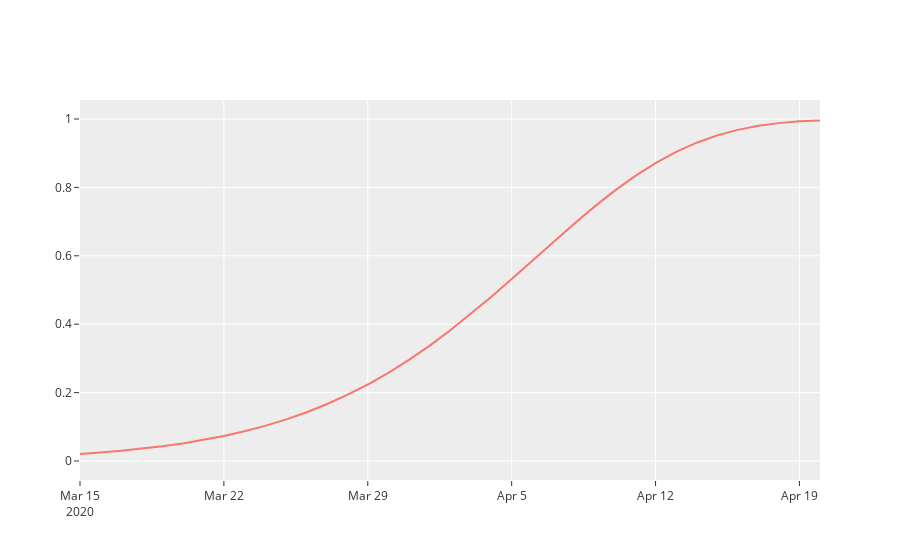

Notebook code for this chart:
### Code cell
f = go.Figure()
f.add_trace(go.Scatter(x=dfb['Date'], y=dfb['Probability'], 
                       mode='lines', name='Probability'))
f.update_layout(template='ggplot2', )
f.update_xaxes(range=['2020-03-15', '2020-04-20'])
f.show()

### Figure 1 — Plotly figure (JSON) as saved in the notebook; plotly's stock layout.template omitted (floating-point values rounded to 4 significant figures; data arrays with more than 128 entries replaced by an {"elided": "..."} marker saying what was removed)
{"data": [{"mode": "lines", "name": "Probability", "type": "scatter", "x": {"elided": "199 str values"}, "y": {"elided": "199 float values"}}], "layout": {"xaxis": {"range": ["2020-03-15", "2020-04-20"]}}}
